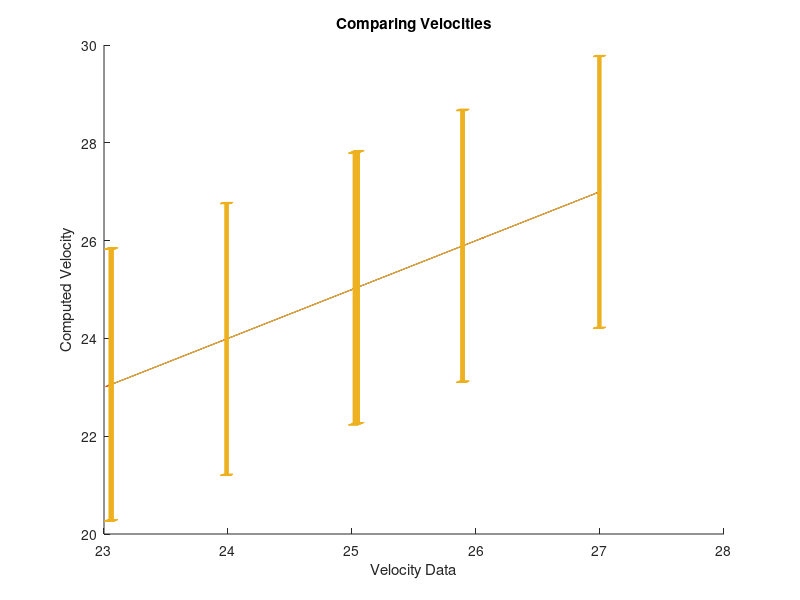
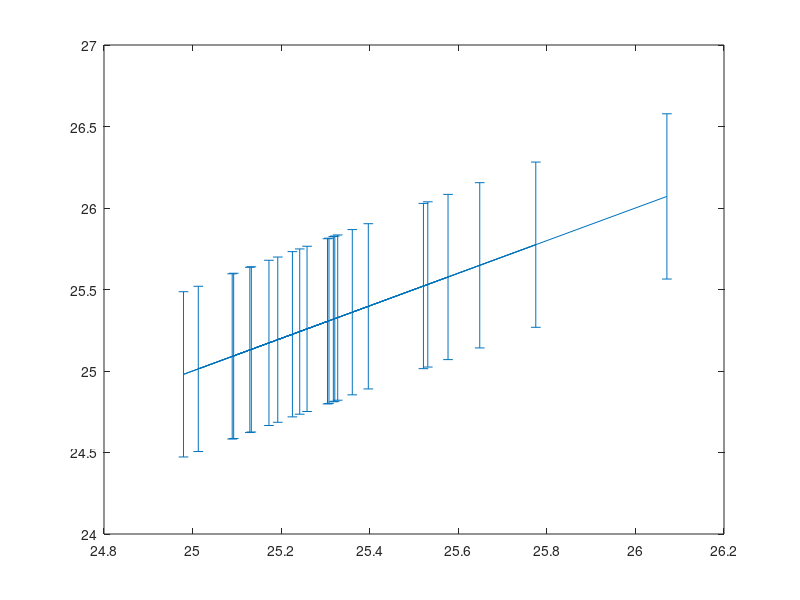
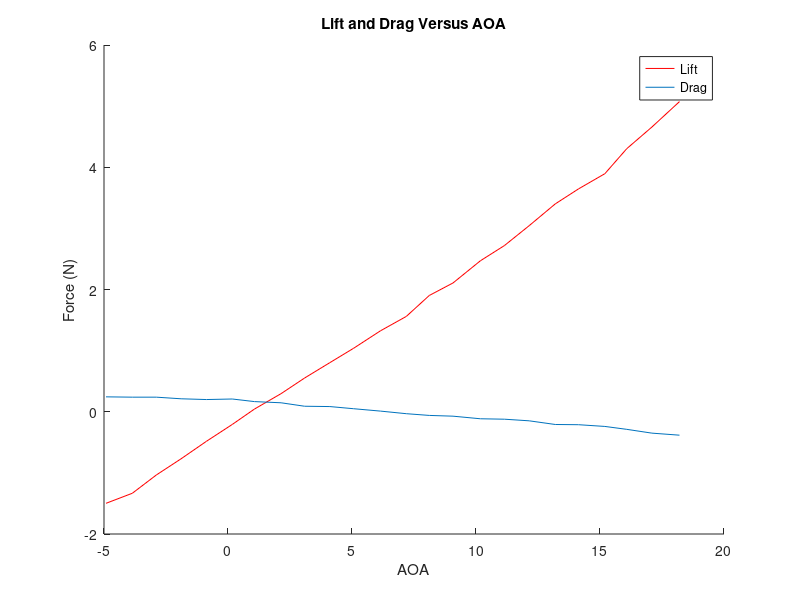

MATLAB code to generate these figures, in order:
%% ASEN 2004 Experimental Design Lab 1
% Group 6
% Last Updated: 2 February 2015


clear all
close all
clc

load variables.mat
%% Comparing Vinf using Qinf

VHigh = sqrt((QinfHigh / (.5*RhoHigh)));
VLow = sqrt((QinfLow / (.5*RhoLow)));

sigmaVHigh = 2*std(VHigh)*ones(size(VHigh));

hold on
plot(VHigh,VinfHigh)
plot(VLow,VinfLow)
title('Comparing Velocities')
xlabel('Velocity Data')
ylabel('Computed Velocity')
errorbar(VHigh,VinfHigh,sigmaVHigh)
hold off


VW = VWind - VNW; % Subtracting the still velocity 
CalcVWind = sqrt((QinfWind / (.5*RhoWind)));
sigmaVWind = 2*std(CalcVWind)*ones(size(CalcVWind));
Lift = NormalWind - NormalStill;
Drag = AxialWind - AxialStill;

figure
plot(VWind,CalcVWind)
title('F-16 Calcualte Velocities')
xlabel('Velocity Data (m/s)')
ylabel('Computed Velocity from Q (m/s)')
errorbar(VWind,CalcVWind,sigmaVWind)

figure
hold on
plot(AOAWind,Lift,'r')
plot(AOAWind,Drag)
legend('Lift','Drag')
title('Lift and Drag Versus AOA')
xlabel('AOA')
ylabel('Force (N)')
hold off












